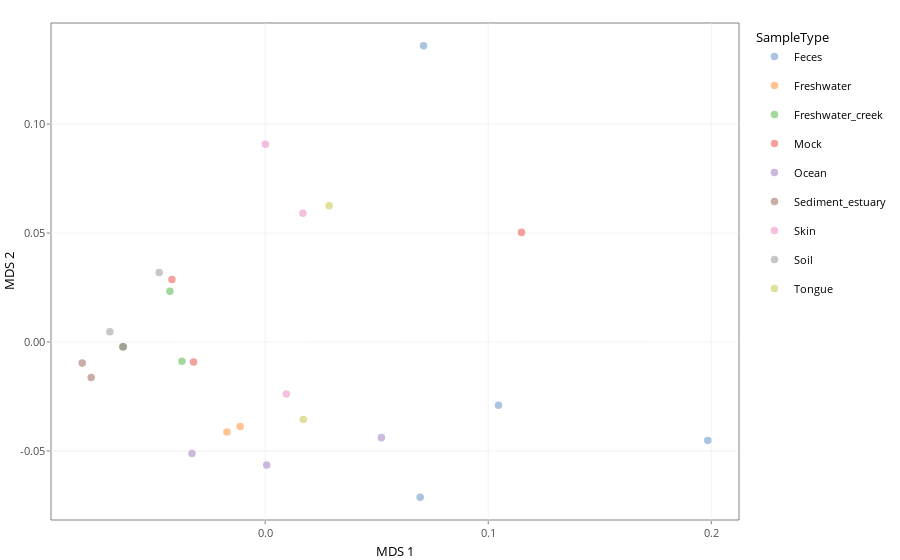

Source (notebook cell):
### Markdown cell above
## Beta Diversity

### Code cell
tse <- runMDS(
    tse,
    FUN = getDissimilarity,
    assay.type = "relabundance",
    method = "unifrac",
    tree = rowTree(tse),
    ntop = nrow(tse)
)

plotReducedDim(tse, "MDS", colour_by = "SampleType")

### Figure 1 — Plotly figure (JSON) as saved in the notebook; plotly's stock layout.template omitted (floating-point values rounded to 4 significant figures)
{"data": [{"hoverinfo": "text", "hoveron": "points", "legendgroup": "Feces", "marker": {"autocolorscale": false, "color": "rgba(114,158,206,1)", "line": {"color": "rgba(114,158,206,1)", "width": 1.89}, "opacity": 0.6, "size": 5.669, "symbol": "circle"}, "mode": "markers", "name": "Feces", "showlegend": true, "text": ["X:  7.095786e-02<br />Y:  0.136049123<br />colour_by: Feces", "X:  1.045897e-01<br />Y: -0.029019098<br />colour_by: Feces", "X:  6.945244e-02<br />Y: -0.071317456<br />colour_by: Feces", "X:  1.983755e-01<br />Y: -0.045190196<br />colour_by: Feces"], "type": "scatter", "x": [0.071, 0.1046, 0.0695, 0.1984], "xaxis": "x", "y": [0.136, -0.029, -0.0713, -0.0452], "yaxis": "y"}, {"hoverinfo": "text", "hoveron": "points", "legendgroup": "Freshwater", "marker": {"autocolorscale": false, "color": "rgba(255,158,74,1)", "line": {"color": "rgba(255,158,74,1)", "width": 1.89}, "opacity": 0.6, "size": 5.669, "symbol": "circle"}, "mode": "markers", "name": "Freshwater", "showlegend": true, "text": ["X: -1.118568e-02<br />Y: -0.038846048<br />colour_by: Freshwater", "X: -1.709685e-02<br />Y: -0.041288512<br />colour_by: Freshwater"], "type": "scatter", "x": [-0.0112, -0.0171], "xaxis": "x", "y": [-0.0388, -0.0413], "yaxis": "y"}, {"hoverinfo": "text", "hoveron": "points", "legendgroup": "Freshwater_creek", "marker": {"autocolorscale": false, "color": "rgba(103,191,92,1)", "line": {"color": "rgba(103,191,92,1)", "width": 1.89}, "opacity": 0.6, "size": 5.669, "symbol": "circle"}, "mode": "markers", "name": "Freshwater_creek", "showlegend": true, "text": ["X: -4.265704e-02<br />Y:  0.023343071<br />colour_by: Freshwater_creek", "X: -3.732664e-02<br />Y: -0.008762290<br />colour_by: Freshwater_creek", "X: -6.374717e-02<br />Y: -0.002160350<br />colour_by: Freshwater_creek"], "type": "scatter", "x": [-0.0427, -0.0373, -0.0637], "xaxis": "x", "y": [0.0233, -0.0088, -0.0022], "yaxis": "y"}, {"hoverinfo": "text", "hoveron": "points", "legendgroup": "Mock", "marker": {"autocolorscale": false, "color": "rgba(237,102,93,1)", "line": {"color": "rgba(237,102,93,1)", "width": 1.89}, "opacity": 0.6, "size": 5.669, "symbol": "circle"}, "mode": "markers", "name": "Mock", "showlegend": true, "text": ["X: -3.214738e-02<br />Y: -0.009236883<br />colour_by: Mock", "X: -4.181869e-02<br />Y:  0.028683682<br />colour_by: Mock", "X:  1.148841e-01<br />Y:  0.050257346<br />colour_by: Mock"], "type": "scatter", "x": [-0.0321, -0.0418, 0.1149], "xaxis": "x", "y": [-0.0092, 0.0287, 0.0503], "yaxis": "y"}, {"hoverinfo": "text", "hoveron": "points", "legendgroup": "Ocean", "marker": {"autocolorscale": false, "color": "rgba(173,139,201,1)", "line": {"color": "rgba(173,139,201,1)", "width": 1.89}, "opacity": 0.6, "size": 5.669, "symbol": "circle"}, "mode": "markers", "name": "Ocean", "showlegend": true, "text": ["X: -3.280914e-02<br />Y: -0.051179310<br />colour_by: Ocean", "X:  5.205541e-02<br />Y: -0.043923587<br />colour_by: Ocean", "X:  6.986988e-04<br />Y: -0.056514560<br />colour_by: Ocean"], "type": "scatter", "x": [-0.0328, 0.0521, 0.0007], "xaxis": "x", "y": [-0.0512, -0.0439, -0.0565], "yaxis": "y"}, {"hoverinfo": "text", "hoveron": "points", "legendgroup": "Sediment_estuary", "marker": {"autocolorscale": false, "color": "rgba(168,120,110,1)", "line": {"color": "rgba(168,120,110,1)", "width": 1.89}, "opacity": 0.6, "size": 5.669, "symbol": "circle"}, "mode": "markers", "name": "Sediment_estuary", "showlegend": true, "text": ["X: -8.195315e-02<br />Y: -0.009716212<br />colour_by: Sediment_estuary", "X: -7.800620e-02<br />Y: -0.016308922<br />colour_by: Sediment_estuary", "X: -6.374717e-02<br />Y: -0.002160350<br />colour_by: Sediment_estuary"], "type": "scatter", "x": [-0.082, -0.078, -0.0637], "xaxis": "x", "y": [-0.0097, -0.0163, -0.0022], "yaxis": "y"}, {"hoverinfo": "text", "hoveron": "points", "legendgroup": "Skin", "marker": {"autocolorscale": false, "color": "rgba(237,151,202,1)", "line": {"color": "rgba(237,151,202,1)", "width": 1.89}, "opacity": 0.6, "size": 5.669, "symbol": "circle"}, "mode": "markers", "name": "Skin", "showlegend": true, "text": ["X:  1.688560e-02<br />Y:  0.059093487<br />colour_by: Skin", "X:  9.459608e-03<br />Y: -0.023937689<br />colour_by: Skin", "X:  7.826342e-05<br />Y:  0.090763007<br />colour_by: Skin"], "type": "scatter", "x": [0.0169, 0.0095, 0.0001], "xaxis": "x", "y": [0.0591, -0.0239, 0.0908], "yaxis": "y"}, {"hoverinfo": "text", "hoveron": "points", "legendgroup": "Soil", "marker": {"autocolorscale": false, "color": "rgba(162,162,162,1)", "line": {"color": "rgba(162,162,162,1)", "width": 1.89}, "opacity": 0.6, "size": 5.669, "symbol": "circle"}, "mode": "markers", "name": "Soil", "showlegend": true, "text": ["X: -6.374717e-02<br />Y: -0.002160350<br />colour_by: Soil", "X: -6.956398e-02<br />Y:  0.004718436<br />colour_by: Soil", "X: -4.745289e-02<br />Y:  0.031937933<br />colour_by: Soil"], "type": "scatter", "x": [-0.0637, -0.0696, -0.0475], "xaxis": "x", "y": [-0.0022, 0.0047, 0.0319], "yaxis": "y"}, {"hoverinfo": "text", "hoveron": "points", "legendgroup": "Tongue", "marker": {"autocolorscale": false, "color": "rgba(205,204,93,1)", "line": {"color": "rgba(205,204,93,1)", "width": 1.89}, "opacity": 0.6, "size": 5.669, "symbol": "circle"}, "mode": "markers", "name": "Tongue", "showlegend": true, "text": ["X:  1.708967e-02<br />Y: -0.035599518<br />colour_by: Tongue", "X:  2.873225e-02<br />Y:  0.062475245<br />colour_by: Tongue"], "type": "scatter", "x": [0.0171, 0.0287], "xaxis": "x", "y": [-0.0356, 0.0625], "yaxis": "y"}], "layout": {"barmode": "relative", "font": {"color": "rgba(0,0,0,1)", "family": "", "size": 13.28}, "hovermode": "closest", "legend": {"bgcolor": "rgba(255,255,255,1)", "bordercolor": "transparent", "borderwidth": 1.718, "font": {"color": "rgba(0,0,0,1)", "family": "", "size": 10.63}, "title": {"font": {"color": "rgba(0,0,0,1)", "family": "", "size": 13.28}, "text": "SampleType"}}, "margin": {"b": 33.87, "l": 49.81, "r": 6.642, "t": 22.64}, "paper_bgcolor": "rgba(255,255,255,1)", "plot_bgcolor": "rgba(255,255,255,1)", "shapes": [{"fillcolor": "transparent", "layer": "below", "line": {"color": "rgba(51,51,51,1)", "linetype": "solid", "width": 0.6038}, "type": "rect", "x0": 0, "x1": 1, "xref": "paper", "y0": 0, "y1": 1, "yref": "paper"}], "showlegend": true, "xaxis": {"anchor": "y", "automargin": true, "autorange": false, "categoryarray": ["0.0", "0.1", "0.2"], "categoryorder": "array", "domain": [0, 1], "gridcolor": "rgba(235,235,235,1)", "gridwidth": 0.6038, "hoverformat": ".2f", "linecolor": {}, "linewidth": 0, "nticks": {}, "range": [-0.096, 0.2124], "showgrid": true, "showline": false, "showticklabels": true, "tickangle": 0, "tickcolor": "rgba(51,51,51,1)", "tickfont": {"color": "rgba(77,77,77,1)", "family": "", "size": 10.63}, "ticklen": 3.321, "tickmode": "array", "ticks": "outside", "ticktext": ["0.0", "0.1", "0.2"], "tickvals": [0, 0.1, 0.2], "tickwidth": 0.6038, "title": {"font": {"color": "rgba(0,0,0,1)", "family": "", "size": 13.28}, "text": "MDS 1"}, "type": "linear", "zeroline": false}, "yaxis": {"anchor": "x", "automargin": true, "autorange": false, "categoryarray": ["-0.05", "0.00", "0.05", "0.10"], "categoryorder": "array", "domain": [0, 1], "gridcolor": "rgba(235,235,235,1)", "gridwidth": 0.6038, "hoverformat": ".2f", "linecolor": {}, "linewidth": 0, "nticks": {}, "range": [-0.0817, 0.1464], "showgrid": true, "showline": false, "showticklabels": true, "tickangle": 0, "tickcolor": "rgba(51,51,51,1)", "tickfont": {"color": "rgba(77,77,77,1)", "family": "", "size": 10.63}, "ticklen": 3.321, "tickmode": "array", "ticks": "outside", "ticktext": ["-0.05", "0.00", "0.05", "0.10"], "tickvals": [-0.05, 0, 0.05, 0.1], "tickwidth": 0.6038, "title": {"font": {"color": "rgba(0,0,0,1)", "family": "", "size": 13.28}, "text": "MDS 2"}, "type": "linear", "zeroline": false}}}
